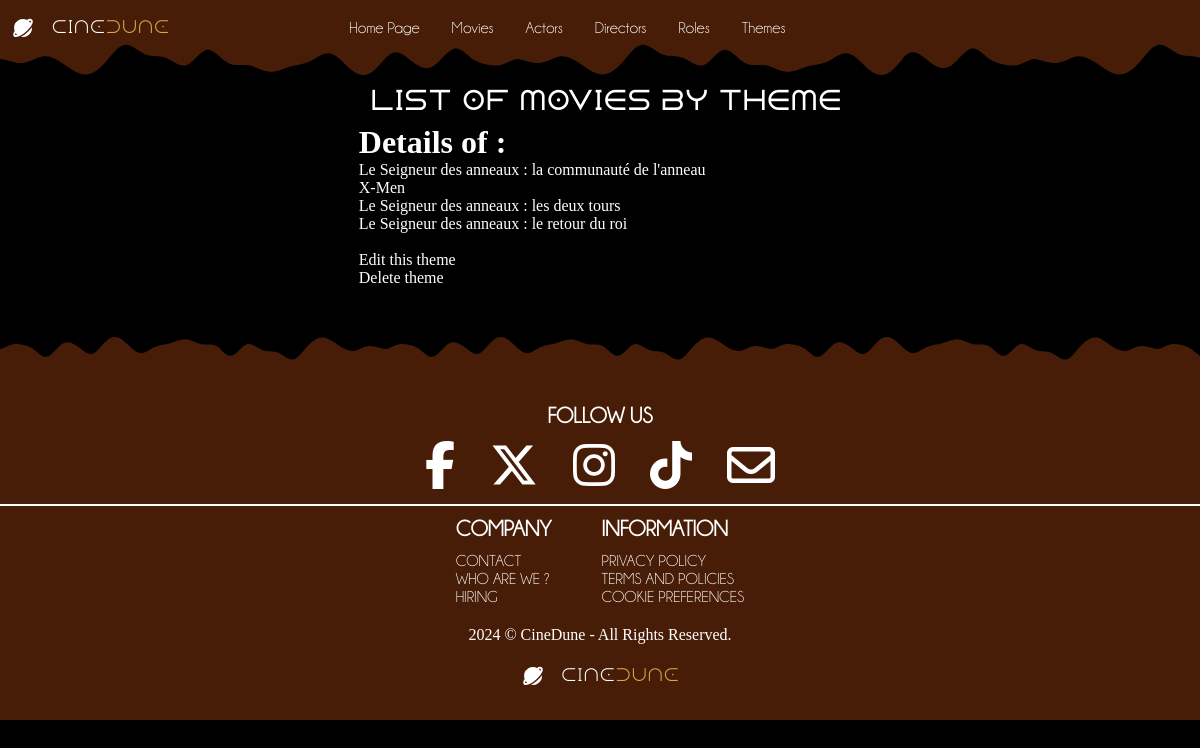
Page /index.php?action=themeDetails&id=2 on the committed database.
### tables this page shows
CREATE TABLE IF NOT EXISTS `theme` (
  `idTheme` int NOT NULL AUTO_INCREMENT,
  `typeName` varchar(100) NOT NULL,
  PRIMARY KEY (`idTheme`)
);

CREATE TABLE IF NOT EXISTS `movie` (
  `idMovie` int NOT NULL AUTO_INCREMENT,
  `title` varchar(255) NOT NULL,
  `releaseYear` year NOT NULL,
  `duration` int NOT NULL DEFAULT '0',
  `note` float NOT NULL DEFAULT (0),
  `synopsis` text,
  `poster` varchar(255) NOT NULL,
  `idDirector` int DEFAULT NULL,
  PRIMARY KEY (`idMovie`),
  KEY `idDirector` (`idDirector`),
  CONSTRAINT `FK1_movie_director` FOREIGN KEY (`idDirector`) REFERENCES `director` (`idDirector`)
);

### view/themes/themeDetails.php (the view, shortened to what this page needs)
<?php ob_start();
$themeDetails = $requestthemeDetails->fetchAll();
$themeID = $requestThemeID->fetch();
?>
<h1>Details of : </h1>
<?php
foreach ($themeDetails as $themeDetails) {
?>
    <a href="index.php?action=movieDetails&id=<?= $themeDetails["idMovie"] ?>"><?= $themeDetails["title"] . "<br>" ?></a>
<?php
}
?>
<br>
<?php
if (!empty($themeDetails)) {
?>
    <a href="index.php?action=editTheme&id=<?= $themeDetails["idTheme"] ?>">Edit this theme</a>
<?php
} else {
    echo "No movie found.";
}
?>
<br>
<a href="index.php?action=delTheme&id=<?= $themeID["idTheme"] ?>" type="submit" name="submit">Delete theme</a>
<?php
require "view/template.php";

### public/css/style.css (style rules this page uses)
:root { --header-height: 3.5rem; --footer-height: 3.5rem; --background-color: #000000; --brown-color: #471d07; --orange-color: #a2520d; --yellow-color: #d9a849; --text-color: #ffffff; --gradient-top: linear-gradient(90deg, #d9a849 0%, #a2520d 100%); --gradient-left: linear-gradient( 90deg, rgba(162, 82, 13, 0.5) 0%, rgba(0, 0, 0, 0.5) 100% ); --gradient-right: linear-gradient( 90deg, rgba(0, 0, 0, 0.5) 0%, rgba(162, 82, 13, 0.5) 100% ); --gradient-bottom: linear-gradient( 359.4deg, rgba(162, 82, 13, 0.5) 0.52%, rgba(0, 0, 0, 0.5) 99.48% ); --button-gradient: linear-gradient( 90deg, rgba(217, 168, 73, 1) 0%, rgba(162, 82, 13, 1) 100% ); --hypertext-underline-gradient: linear-gradient( 0deg, #d9a849 0%, #a2520d 100% ); --background-gradient: radial-gradient( 131.8% 131.8% at 50% -31.8%, #d9a849 23%, #471d07 72.5%, #000000 100% ); --title-font: "Dune Rise"; --h2-font: "Dune Rise"; --nav-text-font: "Champagne & Limousines"; --step--1: clamp(0.8681rem, 0.4rem + 2.8793cqi, 1.5rem); --step--2: clamp(1.3021rem, 0.273rem + 4.5735cqi, 3rem); --step--3: clamp(1.0851rem, 0.8926rem + 0.8555cqi, 1.4rem); --z-tooltip: 10; --z-fixed: 100; --z-background: -1; }
* { box-sizing: border-box; padding: 0; margin: 0; }
html { scroll-behavior: smooth; color: var(--text-color); }
body { background-color: var(--background-color); }
a { color: var(--text-color); text-decoration: none; }

### rows in the picture
theme: movie.title "Le Seigneur des anneaux : la communauté de l'anneau", movie.title "X-Men", movie.title "Le Seigneur des anneaux : les deux tours", movie.title "Le Seigneur des anneaux : le retour du roi"

### other values in the picture
$secondary_title "List of movies by theme"
